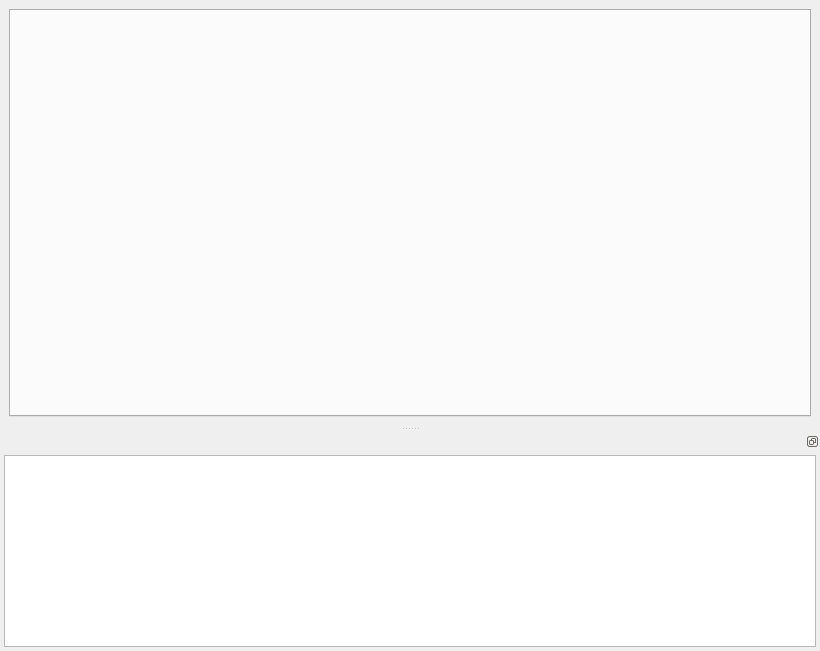
<?xml version="1.0" encoding="UTF-8"?>
<ui version="4.0">
 <class>MainWindow</class>
 <widget class="QMainWindow" name="MainWindow">
  <property name="geometry">
   <rect>
    <x>0</x>
    <y>0</y>
    <width>820</width>
    <height>651</height>
   </rect>
  </property>
  <property name="windowTitle">
   <string>MainWindow</string>
  </property>
  <widget class="QWidget" name="centralwidget">
   <layout class="QVBoxLayout" name="verticalLayout">
    <item>
     <widget class="QTabWidget" name="tabWidget">
      <property name="tabShape">
       <enum>QTabWidget::Triangular</enum>
      </property>
      <property name="currentIndex">
       <number>-1</number>
      </property>
      <property name="elideMode">
       <enum>Qt::ElideNone</enum>
      </property>
     </widget>
    </item>
   </layout>
  </widget>
  <widget class="QDockWidget" name="dockWidget">
   <property name="features">
    <set>QDockWidget::DockWidgetFloatable|QDockWidget::DockWidgetMovable</set>
   </property>
   <attribute name="dockWidgetArea">
    <number>8</number>
   </attribute>
   <widget class="QWidget" name="dockWidgetContents">
    <property name="sizePolicy">
     <sizepolicy hsizetype="Expanding" vsizetype="Preferred">
      <horstretch>0</horstretch>
      <verstretch>0</verstretch>
     </sizepolicy>
    </property>
    <property name="contextMenuPolicy">
     <enum>Qt::PreventContextMenu</enum>
    </property>
    <layout class="QVBoxLayout" name="verticalLayout_2">
     <property name="leftMargin">
      <number>4</number>
     </property>
     <property name="topMargin">
      <number>4</number>
     </property>
     <property name="rightMargin">
      <number>4</number>
     </property>
     <property name="bottomMargin">
      <number>4</number>
     </property>
     <item>
      <widget class="QTextEdit" name="logger">
       <property name="acceptDrops">
        <bool>false</bool>
       </property>
       <property name="undoRedoEnabled">
        <bool>false</bool>
       </property>
       <property name="readOnly">
        <bool>true</bool>
       </property>
      </widget>
     </item>
    </layout>
   </widget>
  </widget>
 </widget>
 <resources/>
 <connections/>
</ui>
